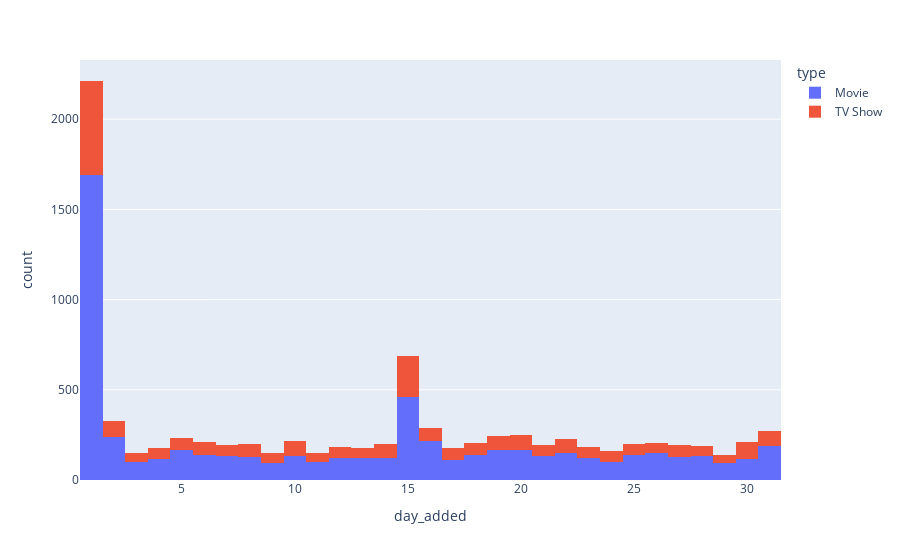

The code cell stored with this chart in its notebook:
### Code cell
px.histogram(master_data, x='day_added', color='type')

### Figure 1 — Plotly figure (JSON) as saved in the notebook; plotly's stock layout.template omitted (floating-point values rounded to 4 significant figures; data arrays with more than 128 entries replaced by an {"elided": "..."} marker saying what was removed)
{"data": [{"alignmentgroup": "True", "bingroup": "x", "hovertemplate": "type=Movie<br>day_added=%{x}<br>count=%{y}<extra></extra>", "legendgroup": "Movie", "marker": {"color": "#636efa", "pattern": {"shape": ""}}, "name": "Movie", "offsetgroup": "Movie", "orientation": "v", "showlegend": true, "type": "histogram", "x": {"elided": "6131 int values"}, "xaxis": "x", "yaxis": "y"}, {"alignmentgroup": "True", "bingroup": "x", "hovertemplate": "type=TV Show<br>day_added=%{x}<br>count=%{y}<extra></extra>", "legendgroup": "TV Show", "marker": {"color": "#EF553B", "pattern": {"shape": ""}}, "name": "TV Show", "offsetgroup": "TV Show", "orientation": "v", "showlegend": true, "type": "histogram", "x": {"elided": "2666 int values"}, "xaxis": "x", "yaxis": "y"}], "layout": {"barmode": "relative", "legend": {"title": {"text": "type"}, "tracegroupgap": 0}, "margin": {"t": 60}, "xaxis": {"anchor": "y", "domain": [0, 1], "title": {"text": "day_added"}}, "yaxis": {"anchor": "x", "domain": [0, 1], "title": {"text": "count"}}}}
